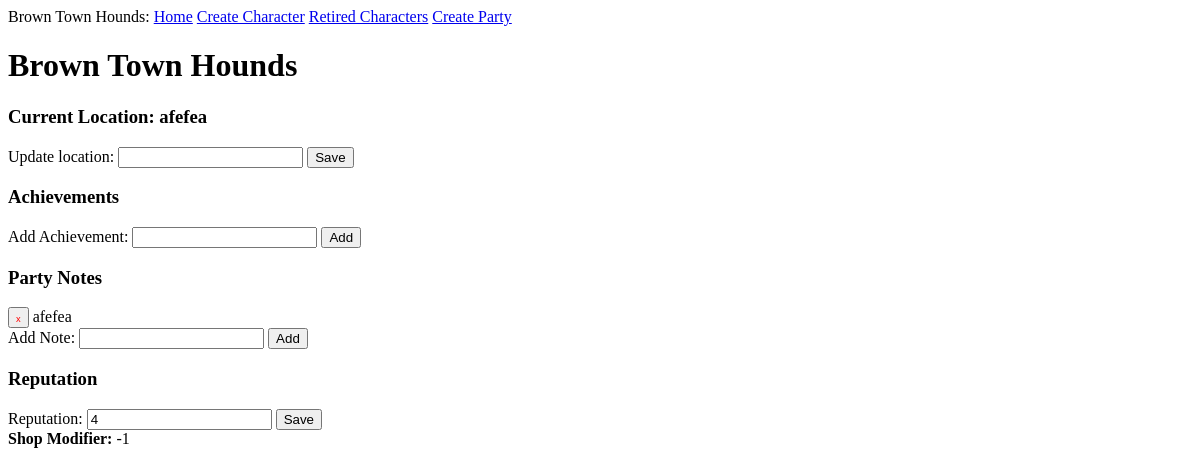
Before: /party/Brown Town Hounds with the older database file.
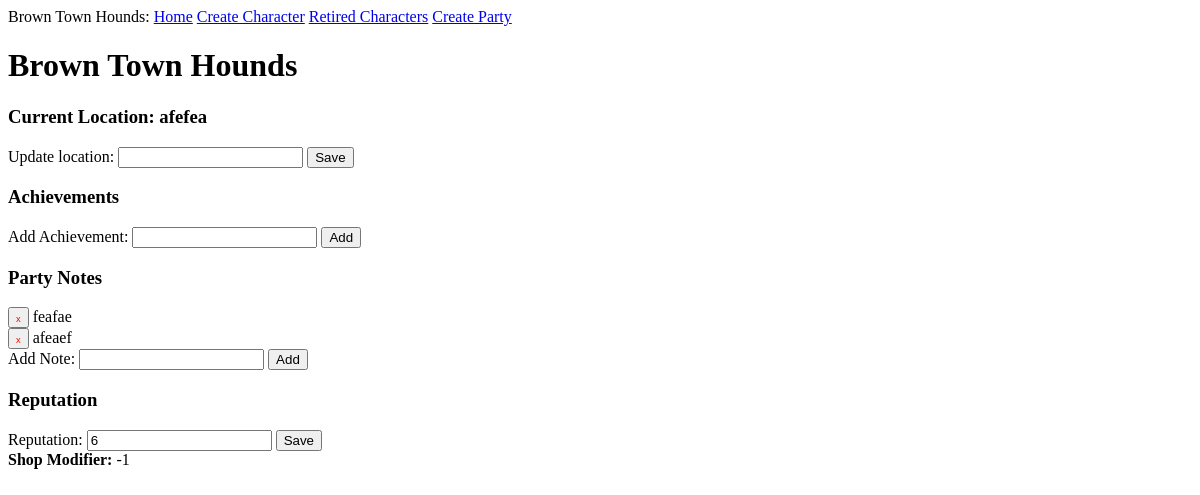
After: the same page with the newer database file.
### app/models.py (models this page shows)
class PartyNotes(db.Model):
    id: so.Mapped[int] = so.mapped_column(primary_key=True)
    party_id: so.Mapped[str] = so.mapped_column(sa.ForeignKey(Party.id),
                                               index=True)
    text: so.Mapped[str] = so.mapped_column(sa.String(256))
    timestamp: so.Mapped[datetime] = so.mapped_column(
        index=True, default=lambda: datetime.now(timezone.utc))
    party: so.Mapped["Party"] = so.relationship(back_populates='notes')

### app/routes.py (the view, shortened to what this page needs)
@app.route('/party/<party_name>', methods=['GET', 'POST'])
def party(party_name):
    party_obj = db.first_or_404(sa.select(Party).where(Party.name == party_name)) #Get party from database
    party_achievements = db.session.scalars(party_obj.achievements.select()).all() #Get all achievements for this party from database
    party_notes = db.session.scalars(party_obj.notes.select()).all() #Get all notes for this party from database
    shop_modifier = SetPartyShopModifier(party_obj.reputation)
    form = PartyForm(request.form,obj=party_obj) #instantiate part form
    return render_template('party.html', party=party_obj, party_name=party_name, form=form, party_achievements=party_achievements, party_notes=party_notes, shop_modifier=shop_modifier)

### app/forms.py
class PartyForm(FlaskForm):
    loc = StringField('')
    achievement = StringField('')
    note = StringField('')
    reputation = IntegerField('')

### app/routes.py (called while the page is built)
def SetPartyShopModifier(partyRep):
    sign = math.copysign(1, partyRep)
    reputation_abs = abs(partyRep)
    shop_thresholds = [(-5, 19), (-4, 15), (-3, 11), (-2, 7), (-1, 3), (0, 0)]
    for mod, reputation in shop_thresholds:
        if reputation_abs >= reputation:
            modifier = mod * sign
            return (int(modifier))

### app/templates/party.html (shortened to what this page needs)
{% extends "base.html" %}
{% block content %}
<form action="" method="post" style="display:inline;">
    <h1>{{ party.name }}</h1>
    <h3>Current Location: {{ party.location }}</h3>
    Update location: {{ form.loc }}
    <button type="submit" name="location">Save</button>
</form>
    <h3>Achievements</h3>
<form action="" method="post" style="display:inline;">
    Add Achievement: {{ form.achievement }} <button type="submit" name="achievement">Add</button>
</form>
<h3>Party Notes</h3>
<form action="" method="post" style="display:inline;">
    {% for note in party_notes %}
    <button type="submit" name="delete_party_note" value="{{ note.id }}"><span style="font-size: 0.7em; color: red; border: none;">x</span></button> {{ note.text }} <br>
    {% endfor %}
</form>
<form action="" method="post" style="display:inline;">
    Add Note: {{ form.note }} <button type="submit" name="note">Add</button>
</form>
<h3>Reputation</h3>
<form action="" method="post" style="display:inline;">
    Reputation: {{ form.reputation }}
    <button type="submit" name="reputation">Save</button><br>
</form>
<b>Shop Modifier:</b> {% if party.reputation < -2 %}+{% endif %}{{ shop_modifier }}
{% endblock %}

Changed rows visible on the page:
changed PartyNotes: text "afefea" → "feafae"
added PartyNotes: {{ note.id }} 2 (drawn), text "afeaef"
Other visible differences:
form field reputation: "4" → "6"
